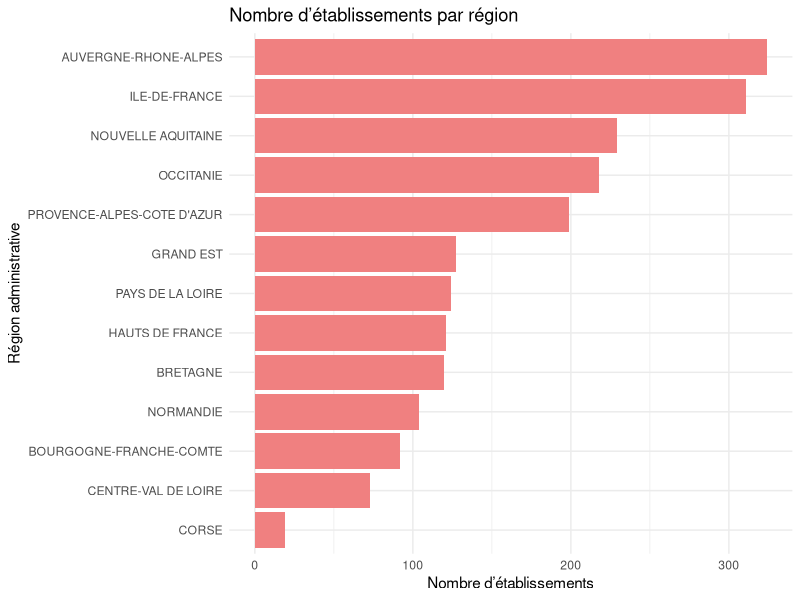
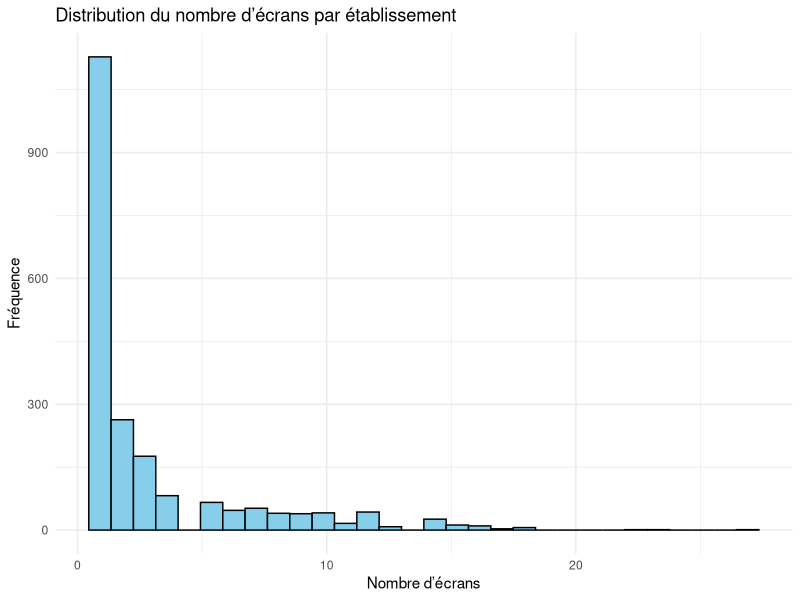
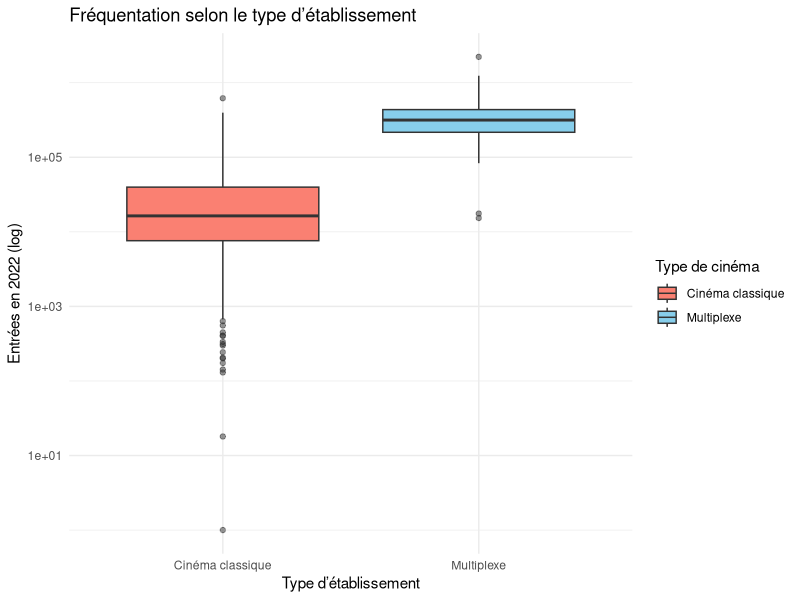
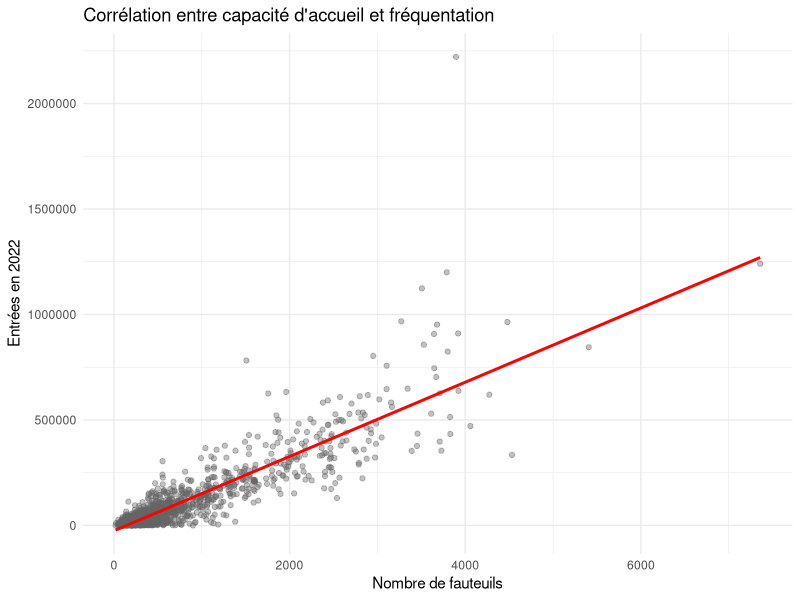
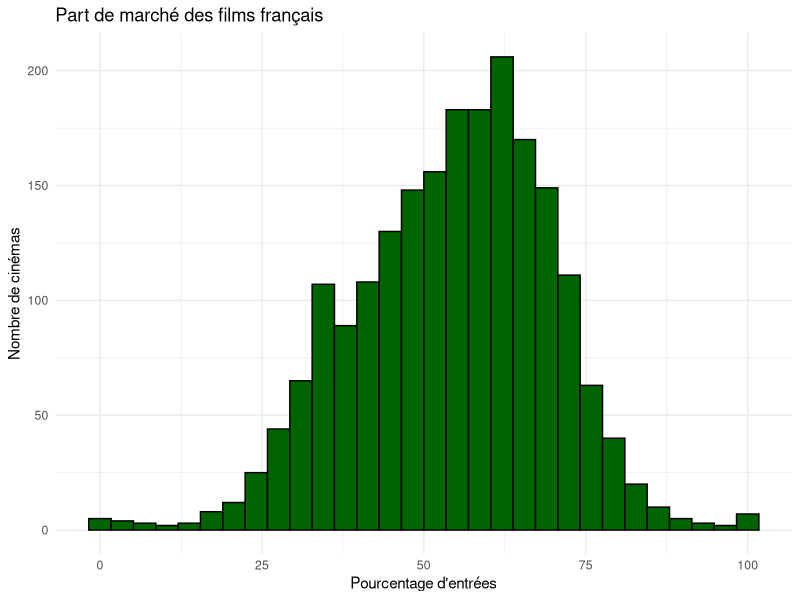
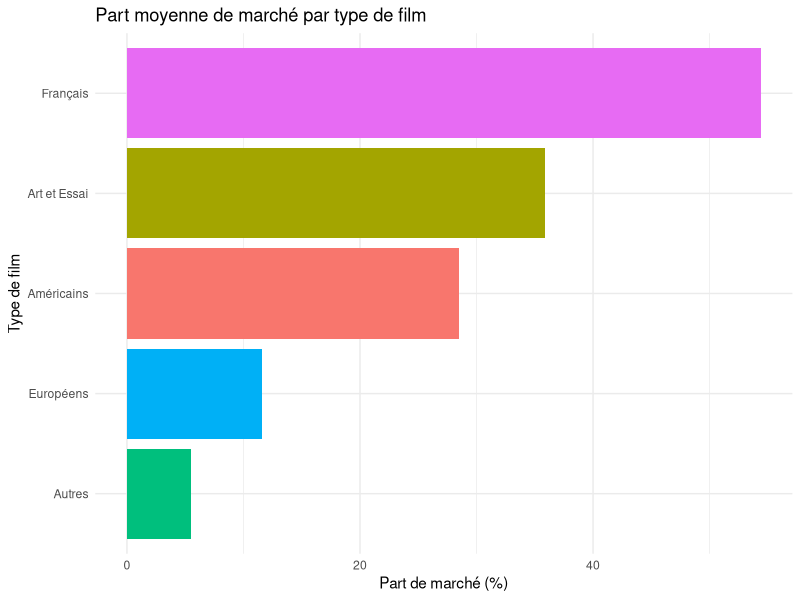
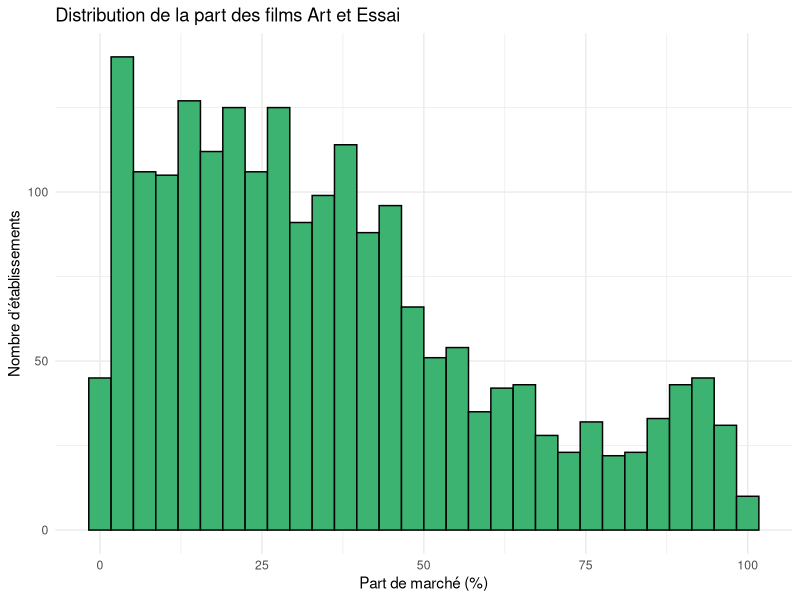
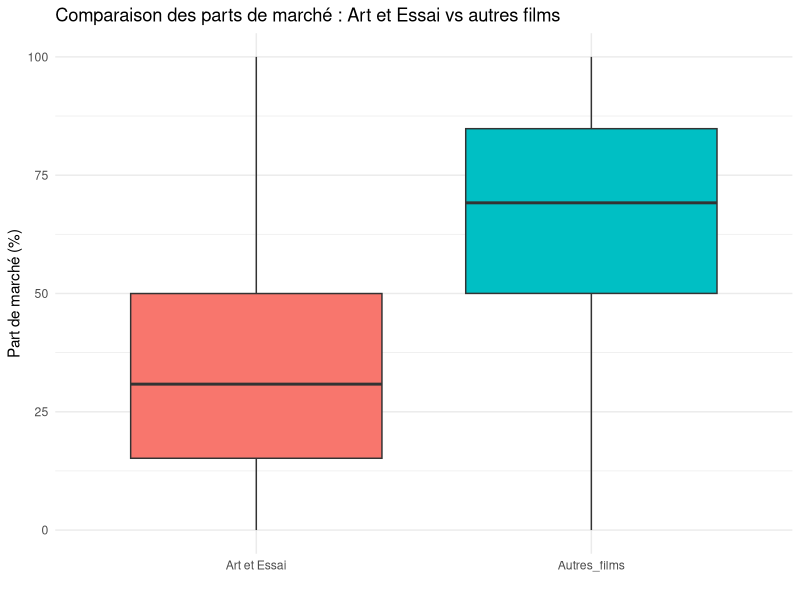

Reproduce these figures in R, in order.
## ---- chunk 1
knitr::opts_chunk$set(echo = FALSE, warning = FALSE, message = FALSE)
library(tidyverse)
library(ggplot2)
library(dplyr)
library(readr)
library(kableExtra)
library(ggthemes)
library(tidyr)
## ---- chunk 2
data <- read_delim("data/etablissements-cinematographiques.csv", delim = ";")
data %>% head(5) %>% kable() %>% kable_styling()
## ---- chunk 3
data %>% 
  count(`région administrative`) %>%
  ggplot(aes(x = reorder(`région administrative`, n), y = n)) +
  geom_col(fill = "lightcoral") +
  coord_flip() +
  labs(title = "Nombre d’établissements par région", x = "Région administrative", y = "Nombre d’établissements") +
  theme_minimal()
## ---- chunk 4
ggplot(data, aes(x = écrans)) +
  geom_histogram(bins = 30, fill = "skyblue", color = "black") +
  labs(title = "Distribution du nombre d’écrans par établissement", x = "Nombre d’écrans", y = "Fréquence") +
  theme_minimal()
## ---- chunk 5
data %>%
  mutate(multiplexe_label = if_else(multiplexe == "OUI", "Multiplexe", "Cinéma classique")) %>%
  ggplot(aes(x = multiplexe_label, y = `entrées 2022`, fill = multiplexe_label)) +
  geom_boxplot(outlier.size = 1.5, outlier.alpha = 0.5) +
  scale_y_log10() +
  scale_fill_manual(values = c("Cinéma classique" = "salmon", "Multiplexe" = "skyblue")) +
  labs(
    title = "Fréquentation selon le type d’établissement",
    x = "Type d’établissement",
    y = "Entrées en 2022 (log)",
    fill = "Type de cinéma"
  ) +
  theme_minimal()
## ---- chunk 6
ggplot(data, aes(x = fauteuils, y = `entrées 2022`)) +
  geom_point(alpha = 0.4, color = "gray40") +
  geom_smooth(method = "lm", se = FALSE, color = "red") +
  labs(title = "Corrélation entre capacité d'accueil et fréquentation", x = "Nombre de fauteuils", y = "Entrées en 2022") +
  theme_minimal()
## ---- chunk 7
ggplot(data, aes(x = `PdM en entrées des films français`)) +
  geom_histogram(bins = 30, fill = "darkgreen", color = "black") +
  labs(title = "Part de marché des films français", x = "Pourcentage d'entrées", y = "Nombre de cinémas") +
  theme_minimal()
## ---- chunk 8
data_types <- data %>%
  select(`PdM en entrées des films français`,
         `PdM en entrées des films américains`,
         `PdM en entrées des films européens`,
         `PdM en entrées des autres films`,
         `PdM en entrées des films Art et Essai`) %>%
  drop_na() %>%
  rename(Français = `PdM en entrées des films français`,
         Américains = `PdM en entrées des films américains`,
         Européens = `PdM en entrées des films européens`,
         Autres = `PdM en entrées des autres films`,
         `Art et Essai` = `PdM en entrées des films Art et Essai`)

data_types %>%
  summarise(across(everything(), mean, na.rm = TRUE)) %>%
  pivot_longer(everything(), names_to = "Type", values_to = "Part_moyenne") %>%
  ggplot(aes(x = reorder(Type, Part_moyenne), y = Part_moyenne, fill = Type)) +
  geom_col() +
  coord_flip() +
  labs(title = "Part moyenne de marché par type de film", x = "Type de film", y = "Part de marché (%)") +
  theme_minimal() +
  theme(legend.position = "none")
## ---- chunk 9
ggplot(data, aes(x = `PdM en entrées des films Art et Essai`)) +
  geom_histogram(bins = 30, fill = "mediumseagreen", color = "black") +
  labs(title = "Distribution de la part des films Art et Essai", x = "Part de marché (%)", y = "Nombre d’établissements") +
  theme_minimal()
## ---- chunk 10
data_comp <- data_types %>%
  mutate(Autres_films = Français + Américains + Européens + Autres - `Art et Essai`) %>%
  select(`Art et Essai`, Autres_films) %>%
  pivot_longer(cols = everything(), names_to = "Type", values_to = "Part")

ggplot(data_comp, aes(x = Type, y = Part, fill = Type)) +
  geom_boxplot() +
  labs(title = "Comparaison des parts de marché : Art et Essai vs autres films", x = "", y = "Part de marché (%)") +
  theme_minimal() +
  theme(legend.position = "none")
## ---- chunk 11
ggplot(data, aes(x = `zone de la commune`, y = `PdM en entrées des films Art et Essai`, fill = `zone de la commune`)) +
  geom_boxplot() +
  labs(title = "Part des films Art et Essai selon la zone géographique", x = "Zone de la commune", y = "% d'entrées Art et Essai", fill = "Zone") +
  theme_minimal()
